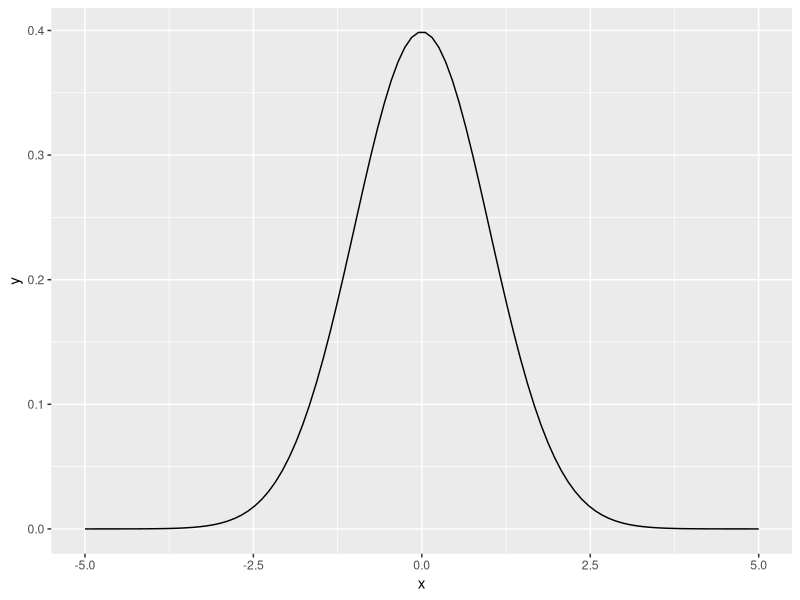
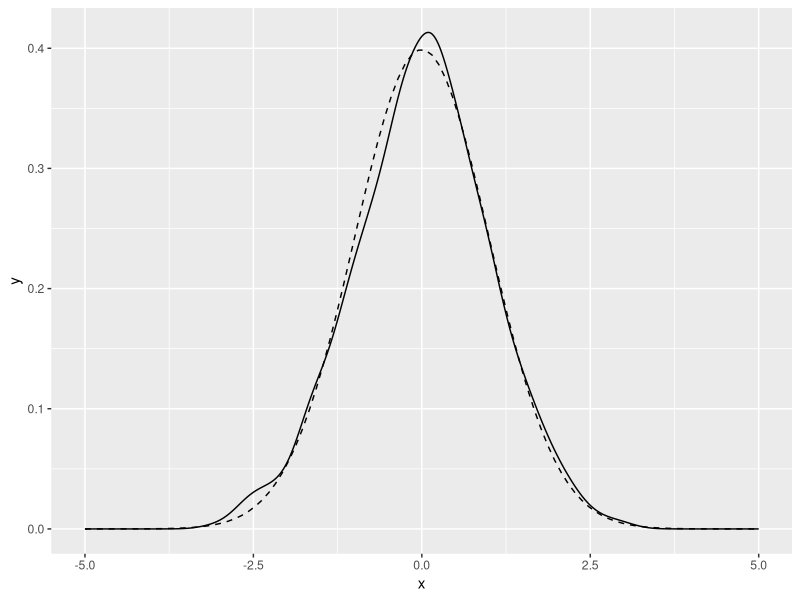

These figures' R source, in order:
library(ggplot2)
x <- seq(from=-5, to=5, length.out=100) # the interval [-5 5]
f <- dnorm(x)                      # normal with mean 0 and sd 1
ggplot(data.frame(x=x,y=f), aes(x=x,y=y)) + geom_line()

u <- rnorm(1000)
ggplot(data.frame(x=u), aes(x=x)) + geom_density() + 
  geom_line(data=data.frame(x=x,y=f), aes(x=x,y=y), linetype=2)

qnorm(0.75)
pnorm(0.6744898)
